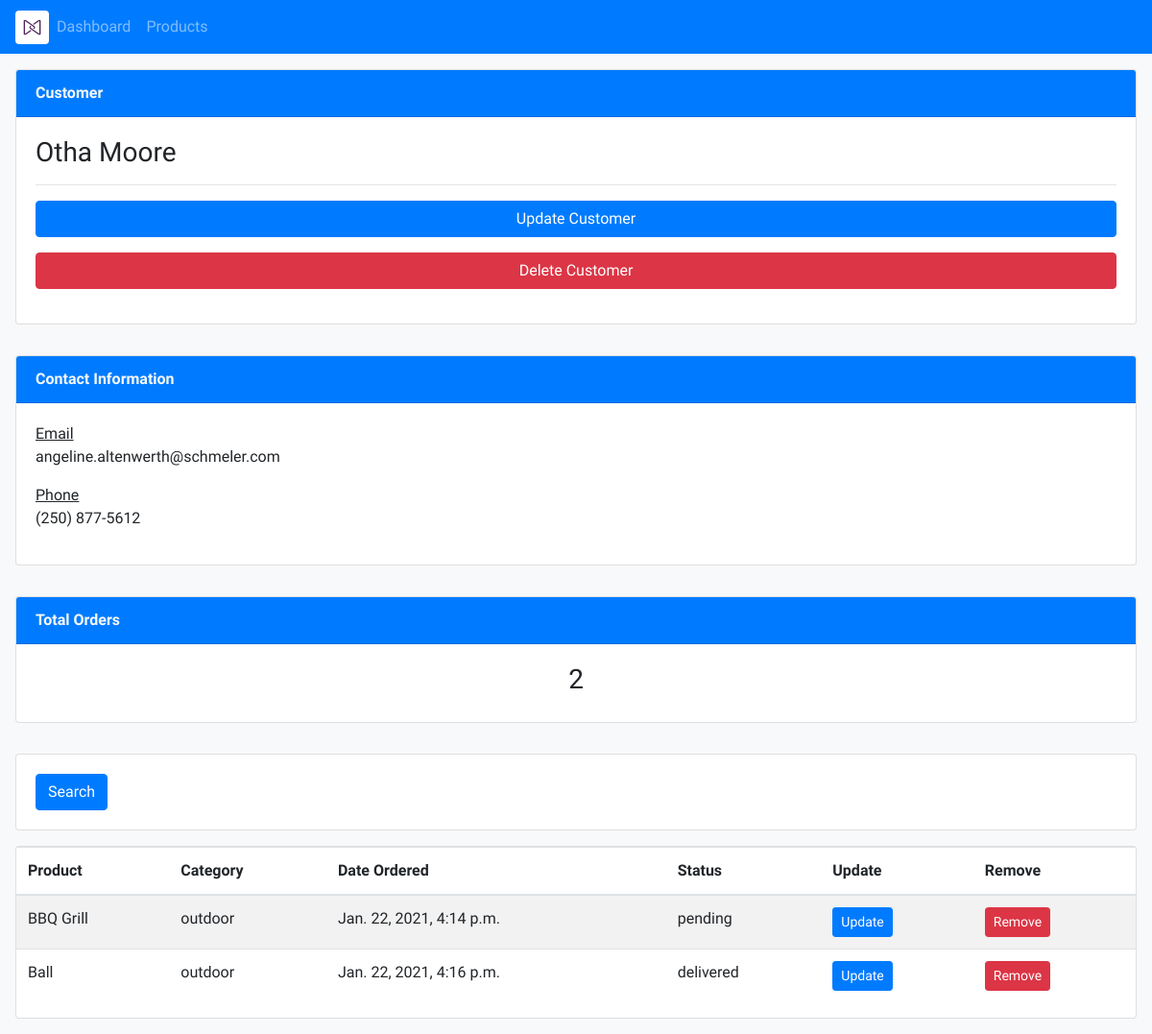
Screenshot of /customer/6 with the database file from the repository.
### accounts/models.py (models this page shows, shortened)
class Customer(models.Model):
    name = models.CharField(max_length=200, null=True)
    phone = models.CharField(max_length=200, null=True)
    email = models.CharField(max_length=200, null=True)
    date_created = models.DateTimeField(auto_now_add=True, null=True)

class Order(models.Model):
    STATUS_OPTIONS = (
        ('pending', 'Pending'),
        ('out_for_delivery', 'Out for Delivery'),
        ('delivered', 'Delivered'),
    )
    customer = models.ForeignKey(Customer, null=True, on_delete=models.SET_NULL)
    product = models.ForeignKey(Product, null=True, on_delete=models.SET_NULL)
    date_created = models.DateTimeField(auto_now_add=True,null=True)
    status = models.CharField(max_length=200, null=True, choices=STATUS_OPTIONS)

class Product(models.Model):
    PRODUCT_CATEGORIES = (
        ('indoor', 'Indoor'),
        ('outdoor', 'Outdoor'),
    )
    name = models.CharField(max_length=200, null=True)
    price = models.FloatField(null=True)
    category = models.CharField(max_length=200, null=True, choices=PRODUCT_CATEGORIES)
    description = models.CharField(max_length=200, null=True, blank=True)
    date_created = models.DateTimeField(auto_now_add=True, null=True)
    tags = models.ManyToManyField(Tag)
    def __str__(self):
        return self.name

### accounts/views.py (the view)
# urls.py: path('customer/<str:pk>', views.customer, name='customer'),
def customer(request, pk):
    customer = Customer.objects.get(id=pk)
    orders = customer.order_set.all()
    context = {
        'customer': customer,
        'orders': orders,
    }
    return render(request, 'accounts/customer.html', context)

### accounts/templates/accounts/customer.html
{% extends 'accounts/base.html' %}
{% block content %}
<section class="d-flex flex-column justify-content-center">
    <div class="card m-3">
        <p class="card-header bg-primary text-light"> <b>Customer</b> </p>
        <div class="card-body ">
            <h3> {{ customer.name }} </h3>
            <hr>
            <button class="btn btn-primary w-100"> Update Customer </button>
            <button class="btn btn-danger w-100 my-3"> Delete Customer </button>
        </div>
    </div>
    <div class="card m-3">
        <p class="card-header bg-primary text-light"> <b>Contact Information</b> </p>
        <div class="card-body ">
            <p> <u>Email</u> <br> {{ customer.email }} </p>
            <p> <u>Phone</u> <br> {{ customer.phone }} </p>
        </div>
    </div>
    <div class="card m-3">
        <p class="card-header bg-primary text-light"> <b>Total Orders</b> </p>
        <div class="card-body text-center">
            <h3> {{ orders | length }} </h3>
        </div>
    </div>
</section>
<section class="card m-3">
    <div class="card-body">
        <button class="btn btn-primary"> Search </button>
    </div>
</section>
<section class="card m-3">
    <div class="table-responsive">
        <table class="table table-striped">
            <thead>
                <tr>
                    <th scope="col">Product</th>
                    <th scope="col">Category</th>
                    <th scope="col">Date Ordered</th>
                    <th scope="col">Status</th>
                    <th scope="col">Update</th>
                    <th scope="col">Remove</th>
                </tr>
            </thead>
            <tbody>
                {% for order in orders %}
                <tr>
                    <td>{{order.product}}</td>
                    <td>{{order.product.category}}</td>
                    <td>{{order.product.date_created}}</td>
                    <td>{{order.status}}</td>
                    <td><a href="{% url 'order_update' order.id %}" class="btn btn-sm btn-primary">Update</a></td>
                    <td><a href="{% url 'order_delete' order.id %}" class="btn btn-sm btn-danger">Remove</a></td>
                </tr>
                {% endfor %}
            </tbody>
        </table>
    </div>
</section>
{% endblock content %}

### accounts/templates/accounts/base.html (style rules this page uses)
body { font-family: 'Poiret One', cursive; }

### rows the page displays
Customer: name "Otha Moore", email "angeline.altenwerth@schmeler.com", phone "(250) 877-5612"
Order: product "BBQ Grill", product.category "outdoor", product.date_created "Jan. 22, 2021, 4:14 p.m.", status "pending"
Order: product "Ball", product.category "outdoor", product.date_created "Jan. 22, 2021, 4:16 p.m.", status "delivered"

### other values shown
{{ orders | length }} "2"
